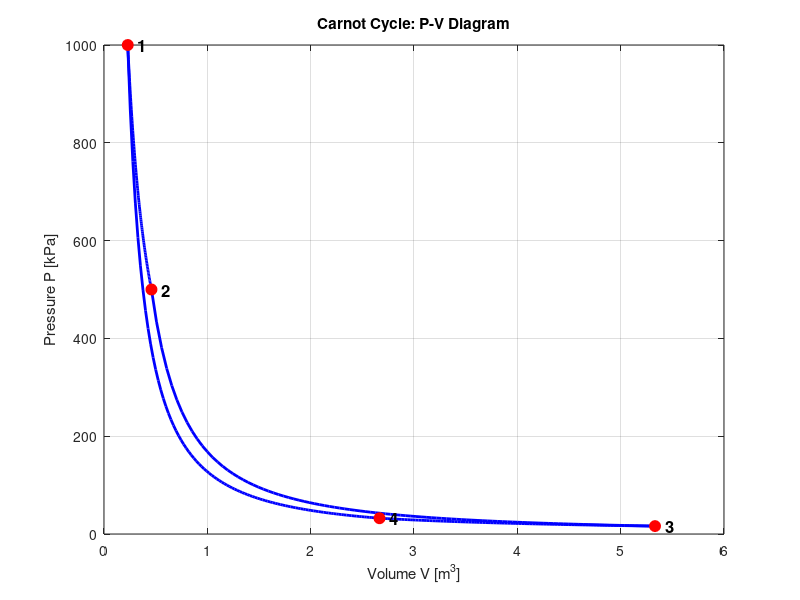
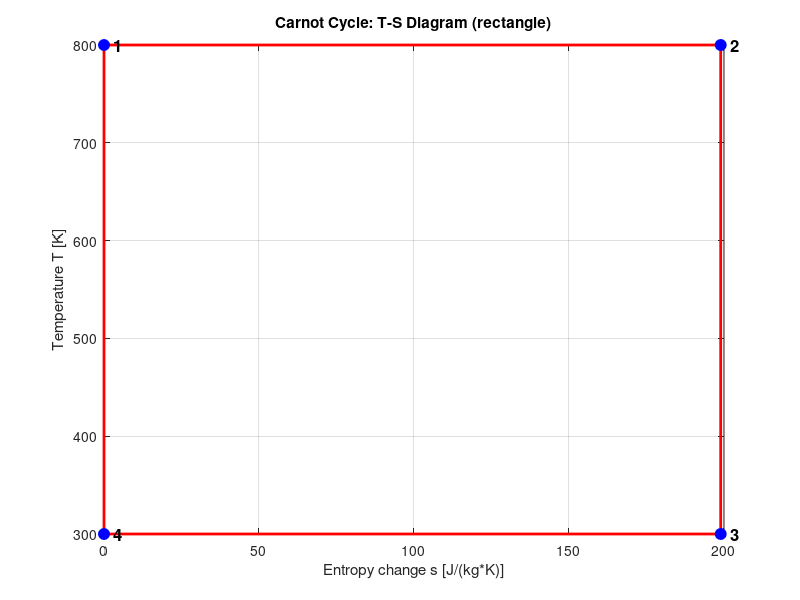

Recreate these plots in MATLAB, in order.
%% ========================================================================
%  CARNOT CYCLE MODEL
%  Repository: thermodynamic-cycles
%  Working fluid: ideal gas (air, air-standard assumptions)
%
%  The Carnot cycle is the theoretical benchmark for all heat engines.
%  It consists of four reversible processes:
%     1 -> 2 : Isothermal expansion   (heat added at T_hot)
%     2 -> 3 : Isentropic expansion    (temperature drops T_hot -> T_cold)
%     3 -> 4 : Isothermal compression (heat rejected at T_cold)
%     4 -> 1 : Isentropic compression  (temperature rises T_cold -> T_hot)
%
%  Because all processes are reversible and heat transfer happens only at
%  the two temperature extremes, the Carnot cycle achieves the maximum
%  possible efficiency for given hot and cold reservoir temperatures.
% ========================================================================

clear;            % remove all variables from the workspace
clc;              % clear the command window
close all;        % close any open figure windows

%% ------------------------------------------------------------------------
%  SECTION 1: WORKING FLUID PROPERTIES (AIR, IDEAL GAS)
% ------------------------------------------------------------------------

R     = 287;      % specific gas constant for air            [J/(kg*K)]
gamma = 1.4;      % ratio of specific heats, cp/cv, for air  [-]
cv    = R / (gamma - 1);   % specific heat at constant volume [J/(kg*K)]
cp    = gamma * cv;        % specific heat at constant pressure [J/(kg*K)]

% Print the fluid properties so the user can confirm the assumptions
fprintf('==================================================\n');
fprintf('  WORKING FLUID PROPERTIES (air, ideal gas)\n');
fprintf('==================================================\n');
fprintf('  Gas constant R        = %8.3f J/(kg*K)\n', R);
fprintf('  Specific heat ratio   = %8.3f\n', gamma);
fprintf('  cv                    = %8.3f J/(kg*K)\n', cv);
fprintf('  cp                    = %8.3f J/(kg*K)\n', cp);
fprintf('\n');

%% ------------------------------------------------------------------------
%  SECTION 2: CYCLE INPUT PARAMETERS
% ------------------------------------------------------------------------

m       = 1.0;        % mass of working fluid                [kg]
T_hot   = 800;        % hot reservoir temperature            [K]
T_cold  = 300;        % cold reservoir temperature           [K]

% State 1 is defined as the start of isothermal expansion (hottest, highest P)
P1      = 1000e3;     % pressure at state 1                  [Pa]
V1      = m * R * T_hot / P1;   % volume at state 1 from ideal gas law [m^3]

% The compression ratio during isothermal expansion (1 -> 2) is a free
% design choice. It sets how much the gas expands at constant T_hot.
r_iso   = 2.0;        % isothermal expansion volume ratio V2/V1 [-]

fprintf('==================================================\n');
fprintf('  CYCLE INPUT PARAMETERS\n');
fprintf('==================================================\n');
fprintf('  Mass m                = %8.3f kg\n', m);
fprintf('  Hot temperature T_hot = %8.3f K\n', T_hot);
fprintf('  Cold temperature T_cold = %6.3f K\n', T_cold);
fprintf('  Pressure at state 1   = %8.3f kPa\n', P1/1000);
fprintf('  Volume at state 1     = %8.6f m^3\n', V1);
fprintf('  Isothermal vol ratio  = %8.3f\n', r_iso);
fprintf('\n');

%% ------------------------------------------------------------------------
%  SECTION 3: STATE POINT CALCULATIONS
%  Work around the cycle 1 -> 2 -> 3 -> 4 -> 1, finding P, V, T at each.
% ------------------------------------------------------------------------

% ----- STATE 1 (already defined above) -----
T1 = T_hot;           % isothermal expansion happens at T_hot
% P1, V1 already known

% ----- STATE 2: end of isothermal expansion (1 -> 2) -----
% Temperature is constant along an isotherm, so T2 = T1 = T_hot.
T2 = T_hot;
V2 = r_iso * V1;                 % volume expands by the chosen ratio
P2 = m * R * T2 / V2;            % pressure from ideal gas law

% ----- STATE 3: end of isentropic expansion (2 -> 3) -----
% Temperature drops from T_hot to T_cold with no heat transfer.
T3 = T_cold;
% For an isentropic process: T * V^(gamma-1) = constant
% So V3 = V2 * (T2/T3)^(1/(gamma-1))
V3 = V2 * (T2 / T3)^(1 / (gamma - 1));
P3 = m * R * T3 / V3;            % pressure from ideal gas law

% ----- STATE 4: end of isothermal compression (3 -> 4) -----
% Temperature stays at T_cold. State 4 must line up so that the final
% isentropic compression (4 -> 1) returns exactly to state 1.
T4 = T_cold;
% Work backwards from state 1 through the isentropic process 4 -> 1:
% T4 * V4^(gamma-1) = T1 * V1^(gamma-1)
% So V4 = V1 * (T1/T4)^(1/(gamma-1))
V4 = V1 * (T1 / T4)^(1 / (gamma - 1));
P4 = m * R * T4 / V4;            % pressure from ideal gas law

% Collect the state points into arrays for printing and plotting
P_states = [P1, P2, P3, P4];     % pressures [Pa]
V_states = [V1, V2, V3, V4];     % volumes   [m^3]
T_states = [T1, T2, T3, T4];     % temperatures [K]

fprintf('==================================================\n');
fprintf('  STATE POINTS\n');
fprintf('==================================================\n');
fprintf('  State    P [kPa]     V [m^3]      T [K]\n');
fprintf('  --------------------------------------------\n');
for i = 1:4
    fprintf('    %d    %9.2f   %9.6f   %8.2f\n', ...
            i, P_states(i)/1000, V_states(i), T_states(i));
end
fprintf('\n');

%% ------------------------------------------------------------------------
%  SECTION 4: HEAT AND WORK FOR EACH PROCESS
% ------------------------------------------------------------------------

% ----- Process 1 -> 2: isothermal expansion at T_hot -----
% For isothermal ideal-gas processes: Q = W = m*R*T*ln(V2/V1).
% Heat is absorbed (positive) and work is done by the gas (positive).
W_12 = m * R * T_hot * log(V2 / V1);   % work out [J]
Q_12 = W_12;                            % Q = W for isothermal [J]

% ----- Process 2 -> 3: isentropic expansion -----
% No heat transfer. Work done by the gas equals the drop in internal energy.
Q_23 = 0;                               % adiabatic, no heat [J]
W_23 = m * cv * (T2 - T3);              % work out = -dU [J]

% ----- Process 3 -> 4: isothermal compression at T_cold -----
% Heat is rejected (negative) and work is done on the gas (negative).
W_34 = m * R * T_cold * log(V4 / V3);   % work (negative) [J]
Q_34 = W_34;                            % Q = W for isothermal [J]

% ----- Process 4 -> 1: isentropic compression -----
% No heat transfer. Work done on the gas raises its internal energy.
Q_41 = 0;                               % adiabatic, no heat [J]
W_41 = m * cv * (T4 - T1);              % work (negative) [J]

% Collect for printing
Q_processes = [Q_12, Q_23, Q_34, Q_41]; % heat per process [J]
W_processes = [W_12, W_23, W_34, W_41]; % work per process [J]
labels = {'1->2 iso-T exp', '2->3 isentropic exp', ...
          '3->4 iso-T comp', '4->1 isentropic comp'};

fprintf('==================================================\n');
fprintf('  HEAT AND WORK PER PROCESS\n');
fprintf('==================================================\n');
fprintf('  Process                    Q [kJ]      W [kJ]\n');
fprintf('  ------------------------------------------------\n');
for i = 1:4
    fprintf('  %-22s  %9.3f   %9.3f\n', ...
            labels{i}, Q_processes(i)/1000, W_processes(i)/1000);
end
fprintf('\n');

%% ------------------------------------------------------------------------
%  SECTION 5: CYCLE TOTALS AND EFFICIENCY
% ------------------------------------------------------------------------

Q_in    = Q_12;                      % heat added (only process 1->2) [J]
Q_out   = abs(Q_34);                 % heat rejected (magnitude)      [J]
W_net   = sum(W_processes);          % net work out of the cycle      [J]

% Thermal efficiency: net work divided by heat input
eta_cycle = W_net / Q_in;

% Carnot efficiency: the theoretical maximum for these two temperatures
eta_carnot = 1 - (T_cold / T_hot);

% Energy balance check: net work should equal net heat (Q_in - Q_out)
energy_balance = (Q_in - Q_out) - W_net;   % should be ~0 [J]

fprintf('==================================================\n');
fprintf('  CYCLE TOTALS AND EFFICIENCY\n');
fprintf('==================================================\n');
fprintf('  Heat added Q_in       = %9.3f kJ\n', Q_in/1000);
fprintf('  Heat rejected Q_out   = %9.3f kJ\n', Q_out/1000);
fprintf('  Net work W_net        = %9.3f kJ\n', W_net/1000);
fprintf('  Thermal efficiency    = %9.4f  (%.2f%%)\n', ...
        eta_cycle, eta_cycle*100);
fprintf('  Carnot efficiency     = %9.4f  (%.2f%%)\n', ...
        eta_carnot, eta_carnot*100);
fprintf('  Energy balance resid  = %9.3e kJ (should be ~0)\n', ...
        energy_balance/1000);
fprintf('\n');

% Sanity check: the computed efficiency should match the Carnot limit,
% because this IS a Carnot cycle. Flag it if they disagree.
if abs(eta_cycle - eta_carnot) < 1e-6
    fprintf('  CHECK PASSED: cycle efficiency matches Carnot limit.\n');
else
    fprintf('  CHECK FAILED: efficiency does not match Carnot limit.\n');
end
fprintf('\n');

%% ------------------------------------------------------------------------
%  SECTION 6: BUILD SMOOTH PROCESS CURVES FOR PLOTTING
%  State points alone give four dots. To draw the actual curves we
%  generate many intermediate points along each process path.
% ------------------------------------------------------------------------

N = 100;          % number of points per process segment

% ----- Process 1 -> 2: isothermal (P*V = constant, T = T_hot) -----
V_12 = linspace(V1, V2, N);           % volume sweep
P_12 = m * R * T1 ./ V_12;            % pressure from ideal gas law
T_12 = T1 * ones(1, N);               % constant temperature

% ----- Process 2 -> 3: isentropic (P*V^gamma = constant) -----
V_23 = linspace(V2, V3, N);
P_23 = P2 * (V2 ./ V_23).^gamma;      % isentropic P-V relation
T_23 = P_23 .* V_23 / (m * R);        % temperature from ideal gas law

% ----- Process 3 -> 4: isothermal (T = T_cold) -----
V_34 = linspace(V3, V4, N);
P_34 = m * R * T3 ./ V_34;
T_34 = T3 * ones(1, N);

% ----- Process 4 -> 1: isentropic -----
V_41 = linspace(V4, V1, N);
P_41 = P4 * (V4 ./ V_41).^gamma;
T_41 = P_41 .* V_41 / (m * R);

% Stitch the four segments into continuous curves for the P-V diagram
V_curve = [V_12, V_23, V_34, V_41];
P_curve = [P_12, P_23, P_34, P_41];
T_curve = [T_12, T_23, T_34, T_41];

%% ------------------------------------------------------------------------
%  SECTION 7: ENTROPY VALUES FOR THE T-S DIAGRAM
%  Entropy only changes during the isothermal processes. We set a
%  reference of s = 0 at state 1 and track changes around the cycle.
% ------------------------------------------------------------------------

s1 = 0;                                   % reference entropy at state 1 [J/(kg*K)]
% 1 -> 2 isothermal: ds = R*ln(V2/V1)
s2 = s1 + R * log(V2 / V1);
% 2 -> 3 isentropic: entropy constant
s3 = s2;
% 3 -> 4 isothermal: ds = R*ln(V4/V3)  (negative, heat rejected)
s4 = s3 + R * log(V4 / V3);
% 4 -> 1 isentropic: entropy constant, returns to s1
s_check = s4 + R * 0;    % no entropy change on isentropic leg

s_states = [s1, s2, s3, s4];

% Build the T-S rectangle (Carnot cycles are rectangles on T-S axes)
s_TS = [s1, s2, s3, s4, s1];              % close the loop back to s1
T_TS = [T1, T2, T3, T4, T1];              % temperatures at each corner

%% ------------------------------------------------------------------------
%  SECTION 8: PLOTTING
% ------------------------------------------------------------------------

% ----- Figure 1: P-V diagram -----
figure('Name', 'Carnot Cycle P-V Diagram', 'Color', 'w');
plot(V_curve, P_curve/1000, 'b-', 'LineWidth', 2);   % curve in kPa
hold on;
plot(V_states, P_states/1000, 'ro', ...              % state point markers
     'MarkerFaceColor', 'r', 'MarkerSize', 8);
% Label each state point
for i = 1:4
    text(V_states(i), P_states(i)/1000, ...
         sprintf('  %d', i), 'FontSize', 12, 'FontWeight', 'bold');
end
xlabel('Volume V [m^3]');
ylabel('Pressure P [kPa]');
title('Carnot Cycle: P-V Diagram');
grid on;
hold off;

% ----- Figure 2: T-S diagram -----
figure('Name', 'Carnot Cycle T-S Diagram', 'Color', 'w');
plot(s_TS, T_TS, 'r-', 'LineWidth', 2);              % the rectangle
hold on;
plot(s_states, T_states, 'bo', ...                   % state markers
     'MarkerFaceColor', 'b', 'MarkerSize', 8);
for i = 1:4
    text(s_states(i), T_states(i), ...
         sprintf('  %d', i), 'FontSize', 12, 'FontWeight', 'bold');
end
xlabel('Entropy change s [J/(kg*K)]');
ylabel('Temperature T [K]');
title('Carnot Cycle: T-S Diagram (rectangle)');
grid on;
hold off;

fprintf('Plots generated. Carnot cycle model complete.\n');

%% ========================================================================
%  END OF CARNOT CYCLE MODEL
% ========================================================================
